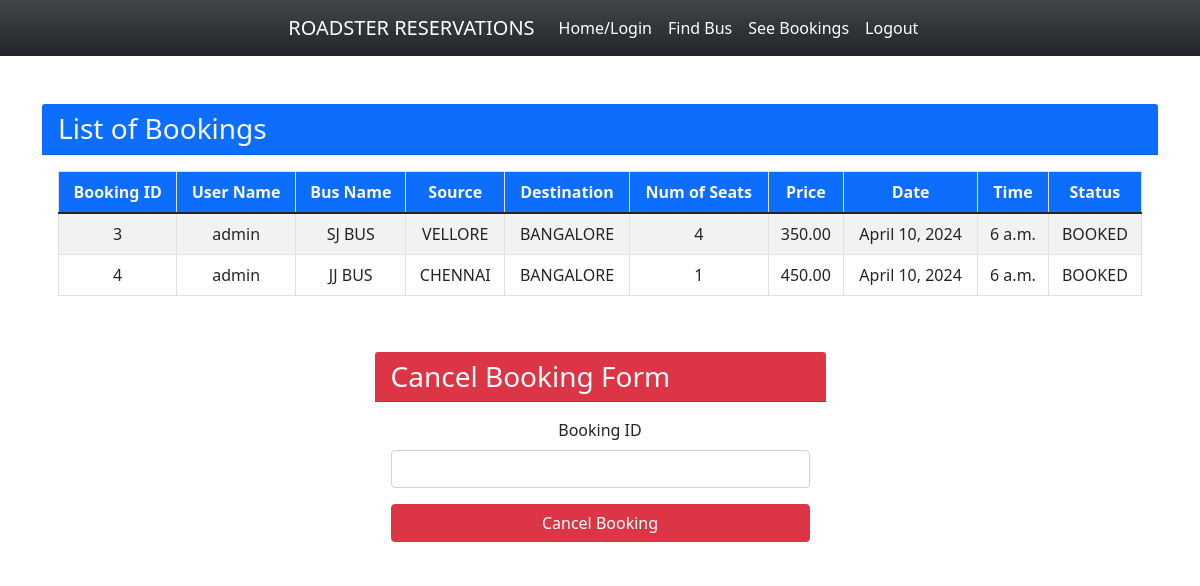
/seebookings (signed in), run on the app's committed database.
### myapp/models.py (models this page shows, shortened)
class Book(models.Model):
    BOOKED = 'B'
    CANCELLED = 'C'
    TICKET_STATUSES = ((BOOKED, 'Booked'),
                       (CANCELLED, 'Cancelled'),)
    email = models.EmailField()
    name = models.CharField(max_length=30)
    userid =models.DecimalField(decimal_places=0, max_digits=2)
    busid=models.DecimalField(decimal_places=0, max_digits=2)
    bus_name = models.CharField(max_length=30)
    source = models.CharField(max_length=30)
    dest = models.CharField(max_length=30)
    nos = models.DecimalField(decimal_places=0, max_digits=2)
    price = models.DecimalField(decimal_places=2, max_digits=6)
    date = models.DateField()
    time = models.TimeField()
    status = models.CharField(choices=TICKET_STATUSES, default=BOOKED, max_length=2)
    class Meta:
        verbose_name_plural = "List of Books"

### myapp/views.py (the view)
# urls.py: path('seebookings', views.seebookings, name="seebookings"),
@login_required(login_url='signin')
def seebookings(request,new={}):
    context = {}
    id_r = request.user.id
    book_list = Book.objects.filter(userid=id_r)
    if book_list:
        return render(request, 'myapp/booklist.html', locals())
    else:
        context["error"] = "Sorry no buses booked"
        return render(request, 'myapp/findbus.html', context)

### myapp/templates/myapp/booklist.html (shortened to what this page needs)
{% extends 'myapp/base.html' %}
{% block content %}
<div class="container my-5">
    <div class="card border-0">
        <div class="card-header bg-primary text-light">
            <h3 class="mb-0">List of Bookings</h3>
        </div>
        <div class="card-body">
            <div class="table-responsive">
                <table class="table table-bordered table-striped">
                    <thead class="bg-primary text-light">
                        <tr>
                            <th class="text-center">Booking ID</th>
                            <th class="text-center">User Name</th>
                            <th class="text-center">Bus Name</th>
                            <th class="text-center">Source</th>
                            <th class="text-center">Destination</th>
                            <th class="text-center">Num of Seats</th>
                            <th class="text-center">Price</th>
                            <th class="text-center">Date</th>
                            <th class="text-center">Time</th>
                            <th class="text-center">Status</th>
                        </tr>
                    </thead>
                    {% for row in book_list %}
                    <tr>
                        <td class="text-center">{{ row.id }}</td>
                        <td class="text-center">{{ row.name }}</td>
                        <td class="text-center">{{ row.bus_name }}</td>
                        <td class="text-center">{{ row.source }}</td>
                        <td class="text-center">{{ row.dest }}</td>
                        <td class="text-center">{{ row.nos }}</td>
                        <td class="text-center">{{ row.price }}</td>
                        <td class="text-center">{{ row.date }}</td>
                        <td class="text-center">{{ row.time }}</td>
                        <td class="text-center">{{ row.status }}</td>
                    </tr>
                    {% endfor %}
                </table>
            </div>
        </div>
    </div>
    <div class="row mt-4 justify-content-center">
        <div class="col-lg-5 col-md-7 col-sm-10 col-xs-12">
            <div class="card border-0">
                <div class="card-header bg-danger text-light">
                    <h3 class="mb-0">Cancel Booking Form</h3>
                </div>
                <div class="card-body">
                    <form action="{% url 'cancellings' %}" method="post" id="cancel-form">
                        <div class="mb-3">
                            <label for="bus_id" class="form-label">Booking ID</label>
                            <input name='bus_id' class="form-control" type="number" id="bus_id">
                        </div>
                        <button class="btn btn-danger w-100" form="cancel-form">Cancel Booking</button>
                    </form>
                </div>
            </div>
        </div>
    </div>
</div>
{% endblock %}

### myapp/templates/myapp/base.html (shortened to what this page needs)
<!doctype html>
<html lang="en">
<head>
    <link rel="stylesheet" href="https://cdn.jsdelivr.net/npm/bootstrap@5.1.3/dist/css/bootstrap.min.css">
</head>
<body>
<nav class="navbar navbar-expand-lg navbar-light bg-gradient bg-dark">
    <div class="container">
        <div class="collapse navbar-collapse" id="navbarNavAltMarkup">
            <div class="navbar-nav" >
                <a class="nav-item nav-link active" href="{% url 'home' %}" style="color: white;">Home/Login</a>
                <a class="nav-item nav-link" href="{% url 'findbus' %}" style="color: white;">Find Bus</a>
                <a class="nav-item nav-link" href="{% url 'seebookings' %}" style="color: white;">See Bookings</a>
                {% if request.user.is_active %}
                <a class="nav-item nav-link " href="{% url 'signout' %}" style="color: white;">Logout</a>
                {% else %}
                <a class="nav-item nav-link " href="{% url 'signup' %}" style="color: white;">Registration</a>
                {% endif %}
            </div>
        </div>
    </div>
</nav>
{% block content %}
{% endblock %}
</body>
</html>

### myapp/templates/myapp/base.html (style rules this page uses)
body { background-image: url(https://i.pinimg.com/originals/e6/e3/5b/e6e35b13112e4a85cc43c3bba4abd828.jpg); background-repeat: no-repeat; background-size: cover; }
.card-body { text-align: center; }

### data on the page
Book: id "3", name "admin", bus_name "SJ BUS", source "VELLORE", dest "BANGALORE", nos "4", price "350.00", date "April 10, 2024", time "6 a.m.", status "BOOKED"
Book: id "4", name "admin", bus_name "JJ BUS", source "CHENNAI", dest "BANGALORE", nos "1", price "450.00", date "April 10, 2024", time "6 a.m.", status "BOOKED"
